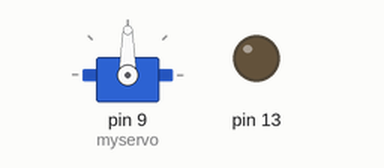
Recording of a sketch running on a simulated Arduino Uno, built with avr-gcc and run on an emulated ATmega328P. Shown: servo, output pins drawn as LEDs (lit = HIGH). What the sketch prints to the serial monitor is not drawn.

Above: at 0.11 s.
At 2.57 s:
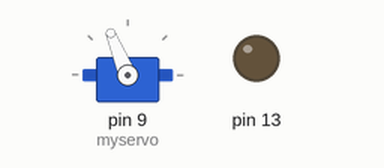
At 5.1 s:
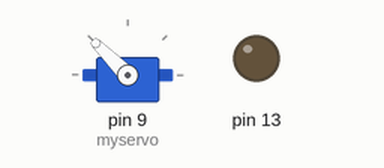
At 10.1 s:
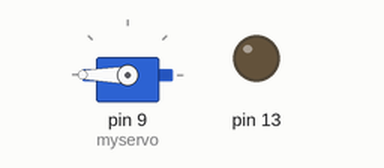
Timing chart, 0 to 11.6 s (numbered marks = the images above):
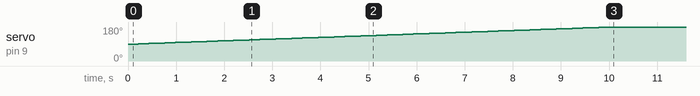

Measured:
- by itself, servo on pin 9 (myservo): moves from 90° to 180° over 9.8 s

The sketch:

servo.ino
```cpp
#include <Servo.h>

Servo myservo;
int start_position;
int end_position =180;
int step = 1;
void setup()
{
  myservo.attach( 9, 1000, 2000 );
  pinMode( 13, OUTPUT );
Serial.begin(9600);
}

void loop() {
start_position = myservo.read();
Serial.println(start_position);
int pos;
if(end_position > start_position){
  for( pos=start_position; pos<=end_position; pos += step)
  {
    delay( 100 );

    myservo.write( pos );

    delay( 10 );
  }}
else{
  for( pos=start_position; pos>=end_position; pos -= step)
  {
    delay( 100 );

    myservo.write( pos );

    delay( 10 );
  }}
  delay( 100 );

}
```
